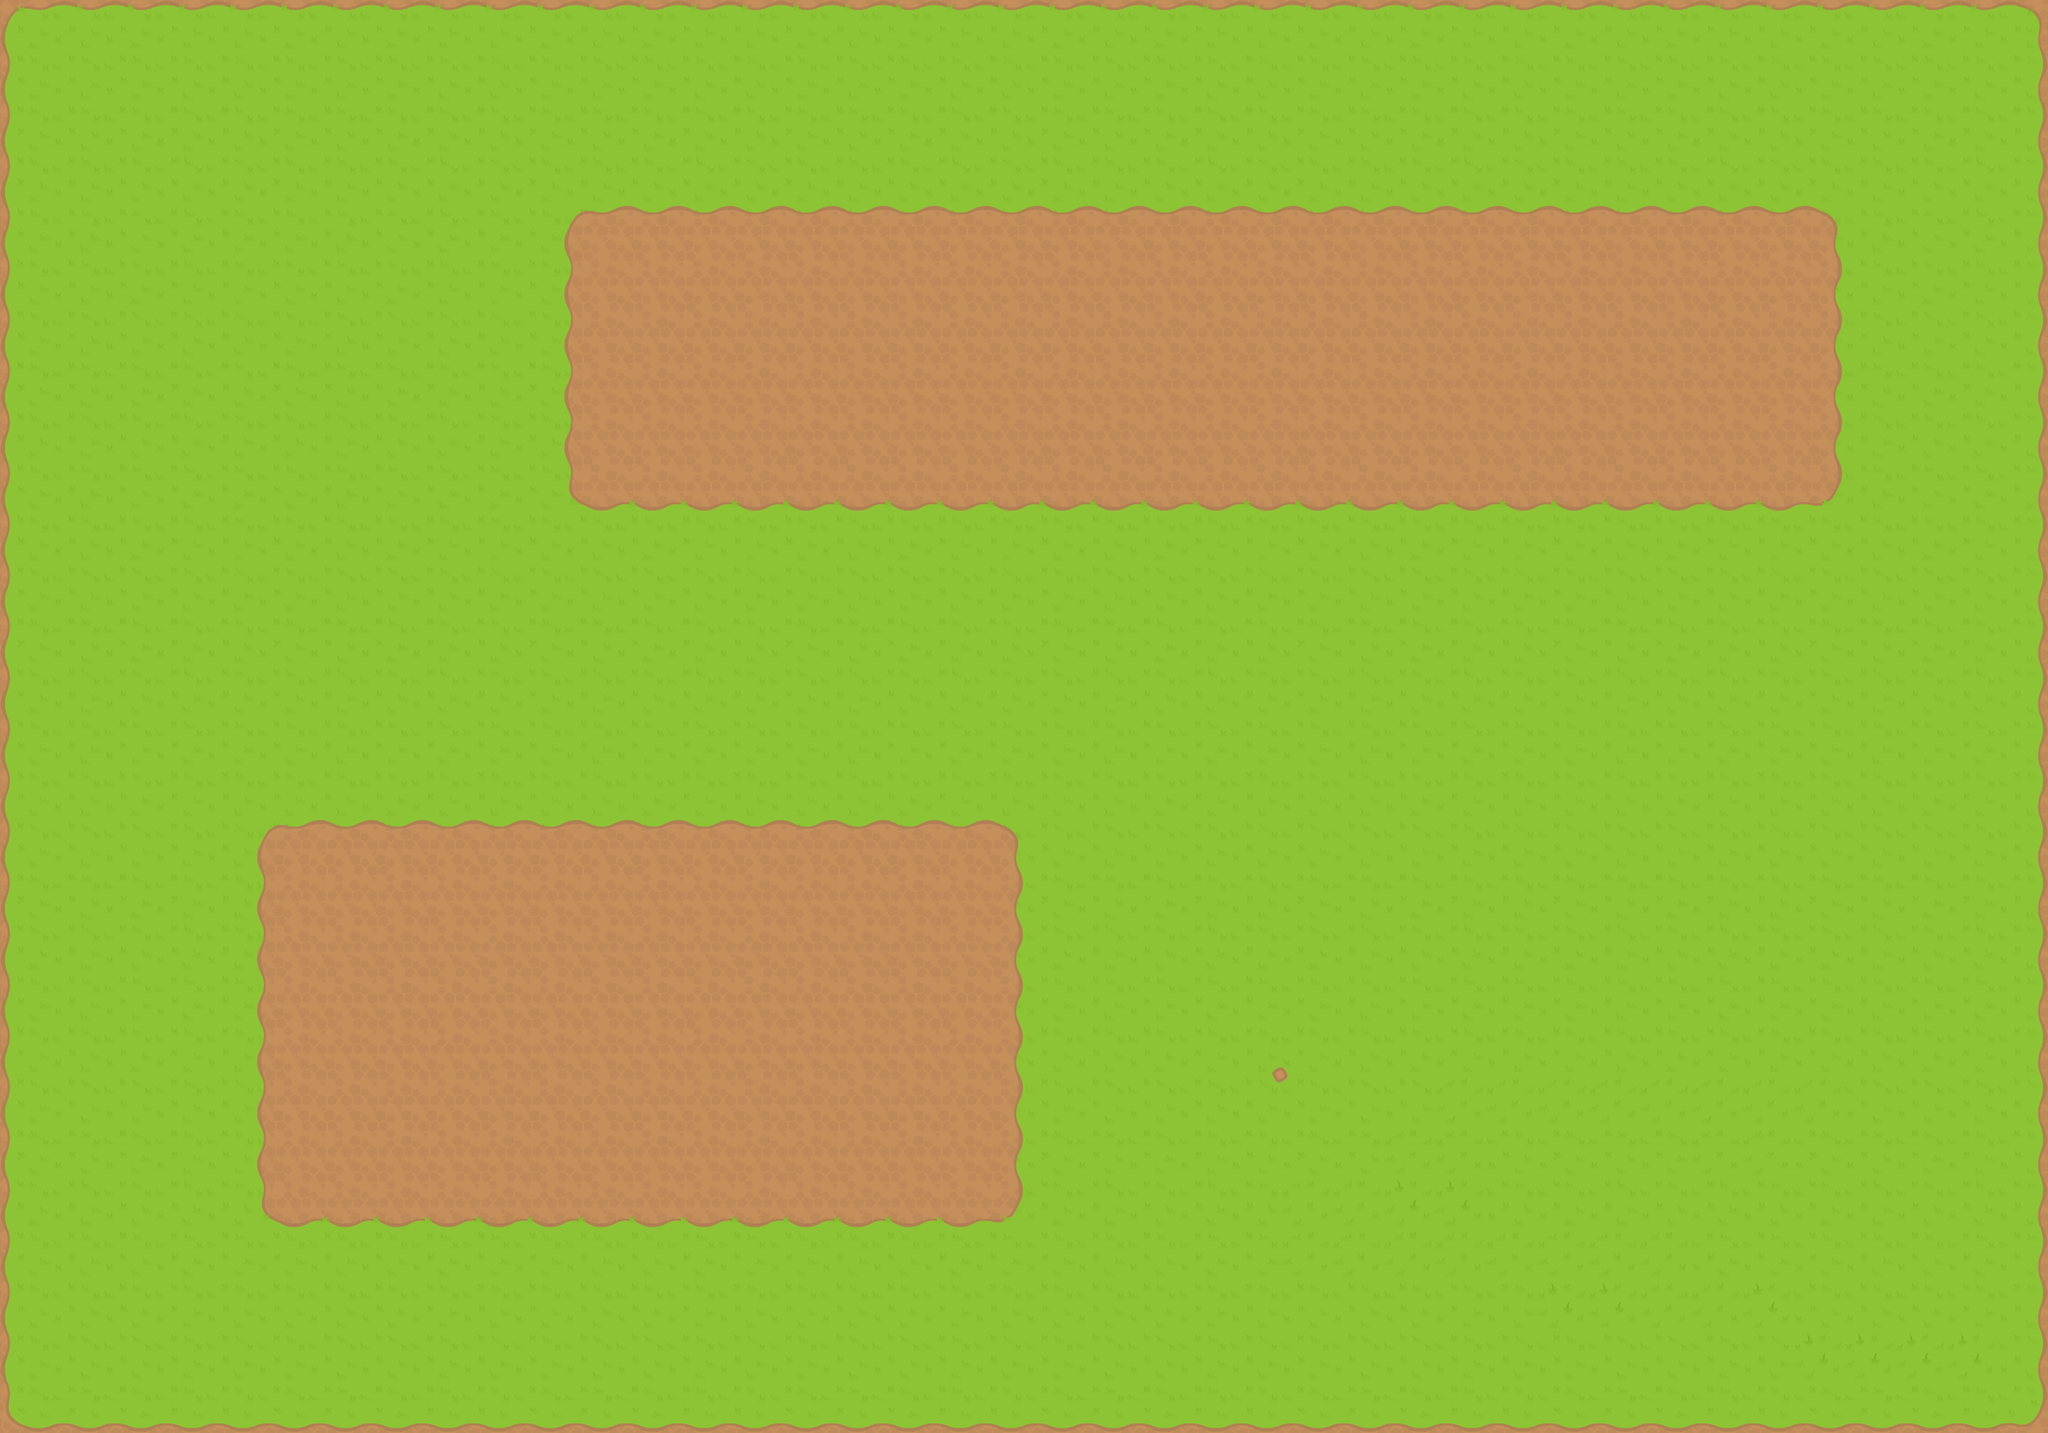

Tiled map render using the project's own tile images. Description and the whole map definition, tile-layer contents included, below:
An orthogonal 40x28 tile map with 64x64 px tiles, 1 tile layer (Слой тайлов 1).

<map version="1.0" tiledversion="1.1.5" orientation="orthogonal" renderorder="right-down" width="40" height="28" tilewidth="64" tileheight="64" infinite="0" nextobjectid="1">
 <tileset firstgid="1" name="RPG_Tiles" tilewidth="64" tileheight="64" tilecount="260" columns="20">
  <image source="rpgTiles.png" width="1280" height="832" />
 </tileset>
 <layer name="Слой тайлов 1" width="40" height="28">
  <data encoding="csv">
1,2,2,2,2,2,2,2,2,2,2,2,2,2,2,2,2,2,2,2,2,2,2,2,2,2,2,2,2,2,2,2,2,2,2,2,2,2,2,3,
21,22,22,22,22,22,22,22,22,22,22,22,22,22,22,22,22,22,22,22,22,22,22,22,22,22,22,22,22,22,22,22,22,22,22,22,22,22,22,23,
21,22,22,22,22,22,22,22,22,22,22,22,22,22,22,22,22,22,22,22,22,22,22,22,22,22,22,22,22,22,22,22,22,22,22,22,22,22,22,23,
21,22,22,22,22,22,22,22,22,22,22,22,22,22,22,22,22,22,22,22,22,22,22,22,22,22,22,22,22,22,22,22,22,22,22,22,22,22,22,23,
21,22,22,22,22,22,22,22,22,22,22,6,7,7,7,7,7,7,7,7,7,7,7,7,7,7,7,7,7,7,7,7,7,7,7,8,22,22,22,23,
21,22,22,22,22,22,22,22,22,22,22,26,27,27,27,27,27,27,27,27,27,27,27,27,27,27,27,27,27,27,27,27,27,27,27,28,22,22,22,23,
21,22,22,22,22,22,22,22,22,22,22,26,27,27,27,27,27,27,27,27,27,27,27,27,27,27,27,27,27,27,27,27,27,27,27,28,22,22,22,23,
21,22,22,22,22,22,22,22,22,22,22,26,27,27,27,27,27,27,27,27,27,27,27,27,27,27,27,27,27,27,27,27,27,27,27,28,22,22,22,23,
21,22,22,22,22,22,22,22,22,22,22,26,27,27,27,27,27,27,27,27,27,27,27,27,27,27,27,27,27,27,27,27,27,27,27,28,22,22,22,23,
21,22,22,22,22,22,22,22,22,22,22,46,47,47,47,47,47,47,47,47,47,47,47,47,47,47,47,47,47,47,47,47,47,47,47,48,22,22,22,23,
21,22,22,22,22,22,22,22,22,22,22,22,22,22,22,22,22,22,22,22,22,22,22,22,22,22,22,22,22,22,22,22,22,22,22,22,22,22,22,23,
21,22,22,22,22,22,22,22,22,22,22,22,22,22,22,22,22,22,22,22,22,22,22,22,22,22,22,22,22,22,22,22,22,22,22,22,22,22,22,23,
21,22,22,22,22,22,22,22,22,22,22,22,22,22,22,22,22,22,22,22,22,22,22,22,22,22,22,22,22,22,22,22,22,22,22,22,22,22,22,23,
21,22,22,22,22,22,22,22,22,22,22,22,22,22,22,22,22,22,22,22,22,22,22,22,22,22,22,22,22,22,22,22,22,22,22,22,22,22,22,23,
21,22,22,22,22,22,22,22,22,22,22,22,22,22,22,22,22,22,22,22,22,22,22,22,22,22,22,22,22,22,22,22,22,22,22,22,22,22,22,23,
21,22,22,22,22,22,22,22,22,22,22,22,22,22,22,22,22,22,22,22,22,22,22,22,22,22,22,22,22,22,22,22,22,22,22,22,22,22,22,23,
21,22,22,22,22,6,7,7,7,7,7,7,7,7,7,7,7,7,7,8,22,22,22,22,22,22,22,22,22,22,22,22,22,22,22,22,22,22,22,23,
21,22,22,22,22,26,27,27,27,27,27,27,27,27,27,27,27,27,27,28,22,22,22,22,22,22,22,22,22,22,22,22,22,22,22,22,22,22,22,23,
21,22,22,22,22,26,27,27,27,27,27,27,27,27,27,27,27,27,27,28,22,22,22,22,22,22,22,22,22,22,22,22,22,22,22,22,22,22,22,23,
21,22,22,22,22,26,27,27,27,27,27,27,27,27,27,27,27,27,27,28,22,22,22,22,22,22,22,22,22,22,22,22,22,22,22,22,22,22,22,23,
21,22,22,22,22,26,27,27,27,27,27,27,27,27,27,27,27,27,27,28,22,22,22,22,4,5,22,22,22,22,22,22,22,22,22,22,22,22,22,23,
21,22,22,22,22,26,27,27,27,27,27,27,27,27,27,27,27,27,27,28,22,22,22,22,24,25,22,22,44,44,44,44,44,44,44,44,22,22,22,23,
21,22,22,22,22,26,27,27,27,27,27,27,27,27,27,27,27,27,27,28,22,22,22,22,22,22,22,44,44,22,22,22,22,44,44,22,22,22,22,23,
21,22,22,22,22,46,47,47,47,47,47,47,47,47,47,47,47,47,47,48,22,22,22,22,22,44,44,45,45,22,22,22,22,22,22,22,22,22,22,23,
21,22,22,22,22,22,22,22,22,22,22,22,22,22,22,22,22,22,22,22,22,22,22,22,22,44,44,44,44,44,44,44,44,22,22,22,22,22,22,23,
21,22,22,22,22,22,22,22,22,22,22,22,22,22,22,22,22,22,22,22,22,22,22,22,22,22,22,22,22,22,45,45,44,44,45,22,22,22,22,23,
21,22,22,22,22,22,22,22,22,22,22,22,22,22,22,22,22,22,22,22,22,22,22,22,22,22,22,22,22,22,22,22,22,22,22,45,45,45,45,23,
41,42,42,42,42,42,42,42,42,42,42,42,42,42,42,42,42,42,42,42,42,42,42,42,42,42,42,42,42,42,42,42,42,42,42,42,42,42,42,43
</data>
 </layer>
</map>
